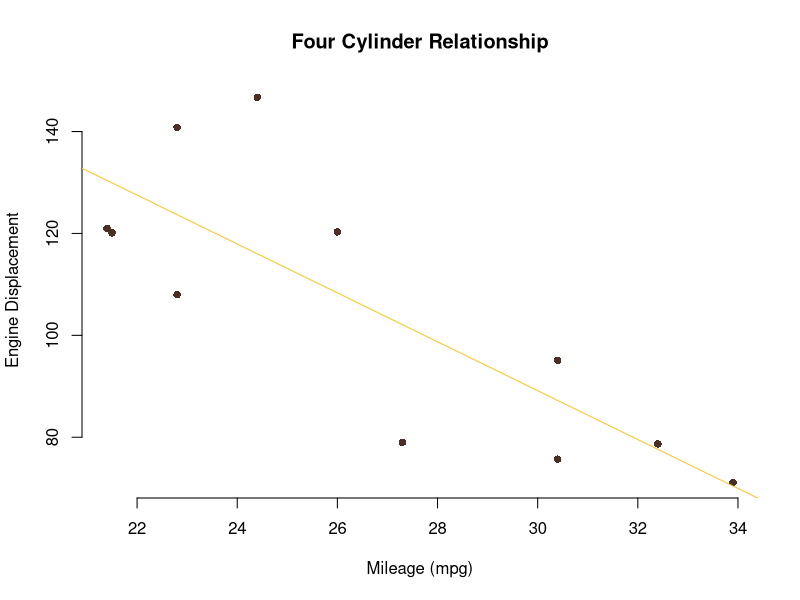
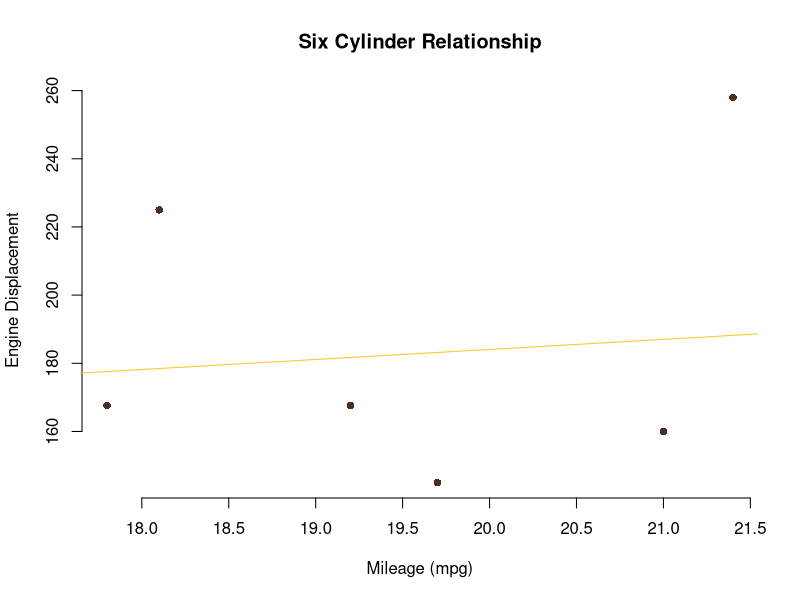

Here is the R script that generated these plots, in order:
## ---- chunk 1
knitr::opts_chunk$set(echo = TRUE)
## ---- chunk 2

## ---- chunk 3
fourcyl <- subset(mtcars,cyl=="4")
print(fourcyl)
## ---- chunk 4
reg <- lm(fourcyl$disp ~ fourcyl$mpg)
plot(fourcyl$mpg, fourcyl$disp,
     pch=16, frame=FALSE, col="#492f24", cex=1.0,
     ylab="Engine Displacement", xlab="Mileage (mpg)", main="Four Cylinder Relationship")
abline(reg, col="#ffc425")

## ---- chunk 5
sixcyl <- subset(mtcars,cyl=="6")

reg1 <- lm(sixcyl$disp ~ sixcyl$mpg)
plot(sixcyl$mpg, sixcyl$disp,
     pch=16, frame=FALSE, col="#492f24", cex=1.0,
     ylab="Engine Displacement", xlab="Mileage (mpg)", main="Six Cylinder Relationship")
abline(reg1, col="#ffc425")
